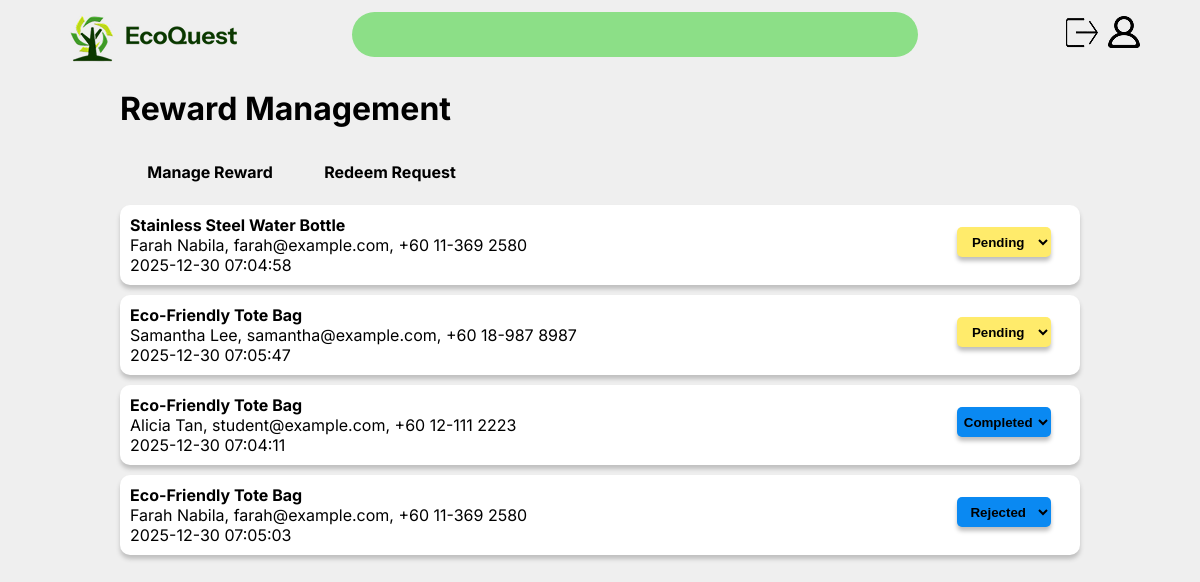
Screenshot of /quest/reward/rewardManagement.php (signed in) with the database file from the repository.
### tables this page shows
CREATE TABLE IF NOT EXISTS `redeem` (
  `redeemID` int NOT NULL AUTO_INCREMENT,
  `studentID` varchar(15) NOT NULL,
  `rewardID` int NOT NULL,
  `timestamp` timestamp NOT NULL DEFAULT CURRENT_TIMESTAMP,
  `status` varchar(20) NOT NULL,
  PRIMARY KEY (`redeemID`),
  KEY `studentID` (`studentID`),
  KEY `rewardID` (`rewardID`)
);

CREATE TABLE IF NOT EXISTS `reward` (
  `rewardID` int NOT NULL AUTO_INCREMENT,
  `vendorID` int NOT NULL,
  `title` varchar(255) NOT NULL,
  `image` varchar(255) NOT NULL,
  `description` varchar(1000) DEFAULT NULL,
  `stock` int NOT NULL,
  `points` int NOT NULL,
  PRIMARY KEY (`rewardID`),
  KEY `vendorID` (`vendorID`)
);

CREATE TABLE IF NOT EXISTS `student` (
  `studentID` varchar(15) NOT NULL,
  `accountID` int NOT NULL,
  `name` varchar(255) NOT NULL,
  `course` varchar(255) NOT NULL,
  PRIMARY KEY (`studentID`),
  UNIQUE KEY `accountID` (`accountID`)
);

CREATE TABLE IF NOT EXISTS `account` (
  `accountID` int NOT NULL AUTO_INCREMENT,
  `username` varchar(100) NOT NULL,
  `password` varchar(255) NOT NULL,
  `email` varchar(255) NOT NULL,
  `phone` varchar(30) NOT NULL,
  `picture` varchar(255) DEFAULT NULL,
  `role` varchar(20) NOT NULL,
  PRIMARY KEY (`accountID`),
  UNIQUE KEY `username` (`username`)
);

### quest/reward/rewardManagement.php (the view, shortened to what this page needs)
<?php
    include $_SERVER['DOCUMENT_ROOT'].'/RWDD/setup/navigation.php';
    $accountID = $_SESSION['accountID'];
    $sql = "SELECT vendorID FROM vendor WHERE accountID = $accountID;";
    $result = mysqli_fetch_array(mysqli_query($connect, $sql));
    $vendorID = $result['vendorID'];
?>
<!DOCTYPE html>
<html lang="en">
<head>
    <link rel="stylesheet" href="/RWDD/css/layout.css" />
    <link rel="stylesheet" href="/RWDD/css/form.css" />
    <link rel="stylesheet" href="/RWDD/quest/reward/reward.css" />
    <link rel="stylesheet" href="/RWDD/quest/reward/rewardManagement.css" />
</head>
<body>
    <div id="wrapper">
        <h1>Reward Management</h1>
        <div class="tab">
            <div class="option" style="background-color: <?= $style[0] ?>" ><a href="/RWDD/quest/reward/rewardManagement.php?mode=reward">Manage Reward</a></div>
            <div class="option" style="background-color: <?= $style[1] ?>" ><a href="/RWDD/quest/reward/rewardManagement.php?mode=request">Redeem Request</a></div>
        </div>
        <?php if ($_GET['mode'] === 'reward') { ?>
        <div class="create">
            <form method="post">
                <input type="submit" name="createReward" value="+" formaction="/RWDD/quest/reward/rewardForm.php" />
            </form>
        </div>
        <div class="search">
            <form action="/RWDD/quest/reward/rewardManagement.php?mode=reward" method="get">
                <input type="hidden" name="mode" value="reward" />
                <input type="text" name="search" placeholder="Search..." />
                <input type="submit" value="Search" />
            </form>
        </div>
        <div id="reward">
            <?php
            if (isset($_GET['search'])) {
                $search = $_GET['search'];
                $sql = "SELECT * FROM reward
                        WHERE title LIKE '%$search%' OR description LIKE '%$search%'
                        AND vendorID = $vendorID
                        ORDER BY stock ASC;";
            } else {
                $sql = "SELECT * FROM reward WHERE vendorID = $vendorID
                        ORDER BY stock ASC;";
            }
            $statement = mysqli_query($connect, $sql);
            while ($reward = mysqli_fetch_array($statement)) {
                $rewardID = $reward['rewardID'];
                $title = $reward['title'];
                $image = $reward['image'];
                $points = $reward['points'];
                $stock = $reward['stock'];
                if ($stock < 5) {
                    $background = "#FFD9D9";
                } else {
                    $background = "white";
                }
            ?>
            <form class="item" style="background-color: <?= $background ?>" method="post" onclick="previewReward(event, <?=$rewardID?>)">
                <input type="hidden" name="rewardID" value="<?= $rewardID ?>" />
                <div class="imageArea" style="background-color: #000000"><img src="/RWDD/quest/reward/picture/<?= $image ?>" /></div>
                <div class="details">
                    <h4><?= $title ?></h4>
                    <p>Stock: <?= $stock ?></p>
                    <div class="points">
                        <img src="/RWDD/quest/icon/quest.png" />
                        <p><?= $points ?></p>
                    </div>
                </div>
                <div class="buttons">
                    <input type="submit" name="editReward" value="Edit" style="background-color: #000000" formaction="/RWDD/quest/reward/rewardForm.php" />
                    <input type="button" value="Delete" style="background-color: #F45252;" />
                </div>
            </form>
            <?php } ?>
        </div>
        <?php } else { ?>
        <div id="redeem">
            <?php
            $sql = "SELECT q.*, r.*, s.*, a.*
                    FROM redeem q
                    LEFT JOIN reward r ON q.rewardID = r.rewardID
                    LEFT JOIN vendor v ON r.vendorID = v.vendorID
                    LEFT JOIN student s ON q.studentID = s.studentID
                    LEFT JOIN account a ON a.accountID = s.accountID
                    WHERE r.vendorID = '$vendorID'
                    ORDER BY FIELD(q.status, 'Pending', 'Completed', 'Rejected');";
            $statement = mysqli_query($connect, $sql);
            while ($request = mysqli_fetch_array($statement)) {
                switch ($request['status']) {
                    case 'Pending':
                        $selectStatus = ['selected', '', ''];
                        $style = '#FFEB6B';
                        $editable = '';
                        break;
                    case 'Completed':
                        $selectStatus = ['', 'selected', ''];
                        $style = '#0A89F2';
                        $editable = 'disabled';
                        break;
                    case 'Rejected':
                        $selectStatus = ['', '', 'selected'];
                        $style = '#0A89F2';
                        $editable = 'disabled';
                        break;
                }
            ?>
            <div class="request">
                <div class="details">
                    <h4><?= $request['title'] ?></h4>
                    <p><?= $request['name'] ?>, <?= $request['email'] ?>, <?= $request['phone'] ?><br /><?= $request['timestamp'] ?></p>
                </div>
                <select class="status"
                style = "background-color: <?= $style ?>"
                onchange="window.location.href='/RWDD/quest/reward/rewardManagement.php?mode=request&redeem=<?= $request['redeemID'] ?>&status=' + this.value"
                <?= $editable ?>>
                    <option value="Pending" <?= $selectStatus[0] ?>>Pending</option>
                    <option value="Completed" <?= $selectStatus[1] ?>>Completed</option>
                    <option value="Rejected" <?= $selectStatus[2] ?>>Rejected</option>
                </select>
            </div>
            <?php } ?>
        </div>
        <?php  } ?>
    </div>
</body>
</html>

### css/layout.css (style rules this page uses)
body { display: grid; font-family: 'Inter'; grid-template-columns: repeat(20, 1fr); background-color: #EFEFEF; margin: 0; }
.tab { display: flex; justify-content: space-evenly; align-items: center; }
.option { width: 100%; padding: 5px 0 5px 0; box-sizing: border-box; text-align: center; border-radius: 5px; color: black; text-decoration: none; font-weight: bold; }

### setup/navigation.css (style rules this page uses)
a { color: black; text-decoration: none; }

### css/form.css (style rules this page uses)
select { width: 100%; text-align: center; border: none; border-radius: 5px; box-shadow: 0 4px 4px #BFBFBF; height: 30px; margin: 5px 0 10px 0; outline: none; box-sizing: border-box; background-color: white; }

### quest/reward/reward.css (style rules this page uses)
h4, p { margin: 0; }
.details h4 { white-space: nowrap; overflow: hidden; text-overflow: ellipsis; }
.request { display: flex; background-color: white; border-radius: 10px; box-shadow: 0 4px 4px #BFBFBF; margin: 10px 0 10px 0; padding: 10px; align-items: center; }
.request .status, .request .completedStatus { text-align: right; }
.request select:disabled { color: inherit; background-color: inherit; opacity: 1; cursor: default; }
@media only screen and (min-width: 700px) { #wrapper { display: grid; grid-column: 3 / 19; grid-template-columns: repeat(16, 1fr); } }
@media only screen and (min-width: 700px) { h1 { grid-column: 1 / 17; } }
@media only screen and (min-width: 700px) { .tab { grid-column: 1 / 7; height: 45px; } }
@media only screen and (min-width: 700px) { #redeem { grid-column: 1 / 17; } }
@media only screen and (min-width: 700px) { .request .details { width: 88%; } }
@media only screen and (min-width: 700px) { .request .status, .request .completedStatus { width: 10%; } }

### quest/reward/rewardManagement.css (style rules this page uses)
.request .status { text-align: center; font-weight: bold; }

### rows the page displays
redeem: rewardID.title "Stainless Steel Water Bottle", studentID.name "Farah Nabila", account.email "farah@example.com", account.phone "+60 11-369 2580", timestamp "2025-12-30 07:04:58", status+redeemID "Pending"
redeem: rewardID.title "Eco-Friendly Tote Bag", studentID.name "Samantha Lee", account.email "samantha@example.com", account.phone "+60 18-987 8987", timestamp "2025-12-30 07:05:47", status+redeemID "Pending"
redeem: rewardID.title "Eco-Friendly Tote Bag", studentID.name "Alicia Tan", account.email "student@example.com", account.phone "+60 12-111 2223", timestamp "2025-12-30 07:04:11", status+redeemID "Completed"
redeem: rewardID.title "Eco-Friendly Tote Bag", studentID.name "Farah Nabila", account.email "farah@example.com", account.phone "+60 11-369 2580", timestamp "2025-12-30 07:05:03", status+redeemID "Rejected"
